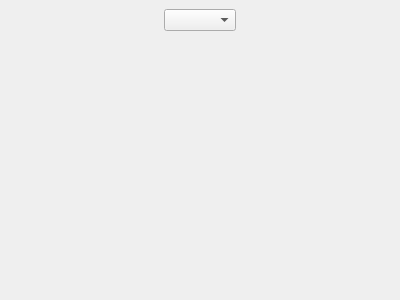
<ui version="4.0" >
 <author></author>
 <comment></comment>
 <exportmacro></exportmacro>
 <class>DialpadWidget</class>
 <widget class="QWidget" name="DialpadWidget" >
  <property name="geometry" >
   <rect>
    <x>0</x>
    <y>0</y>
    <width>400</width>
    <height>300</height>
   </rect>
  </property>
  <layout class="QVBoxLayout" >
   <property name="margin" >
    <number>9</number>
   </property>
   <property name="spacing" >
    <number>6</number>
   </property>
   <item>
    <widget class="QFrame" name="topFrame" >
     <layout class="QHBoxLayout" >
      <property name="margin" >
       <number>0</number>
      </property>
      <property name="spacing" >
       <number>6</number>
      </property>
      <item>
       <layout class="QHBoxLayout" >
        <property name="margin" >
         <number>0</number>
        </property>
        <property name="spacing" >
         <number>6</number>
        </property>
        <item>
         <spacer>
          <property name="orientation" >
           <enum>Qt::Horizontal</enum>
          </property>
          <property name="sizeHint" >
           <size>
            <width>127</width>
            <height>20</height>
           </size>
          </property>
         </spacer>
        </item>
        <item>
         <widget class="UpQComboBox" name="audioSmileysComboBox" />
        </item>
        <item>
         <spacer>
          <property name="orientation" >
           <enum>Qt::Horizontal</enum>
          </property>
          <property name="sizeHint" >
           <size>
            <width>127</width>
            <height>20</height>
           </size>
          </property>
         </spacer>
        </item>
       </layout>
      </item>
     </layout>
    </widget>
   </item>
   <item>
    <widget class="QStackedWidget" name="stackedWidget" >
     <property name="minimumSize" >
      <size>
       <width>150</width>
       <height>198</height>
      </size>
     </property>
     <property name="currentIndex" >
      <number>0</number>
     </property>
     <widget class="QWidget" name="classicDialpadPage" >
      <layout class="QVBoxLayout" >
       <property name="margin" >
        <number>0</number>
       </property>
       <property name="spacing" >
        <number>6</number>
       </property>
       <item>
        <layout class="QHBoxLayout" >
         <property name="margin" >
          <number>0</number>
         </property>
         <property name="spacing" >
          <number>6</number>
         </property>
         <item>
          <spacer>
           <property name="orientation" >
            <enum>Qt::Horizontal</enum>
           </property>
           <property name="sizeHint" >
            <size>
             <width>40</width>
             <height>20</height>
            </size>
           </property>
          </spacer>
         </item>
         <item>
          <layout class="QGridLayout" >
           <property name="margin" >
            <number>0</number>
           </property>
           <property name="spacing" >
            <number>0</number>
           </property>
           <item row="3" column="2" >
            <widget class="QToolButton" name="poundButton" >
             <property name="sizePolicy" >
              <sizepolicy>
               <hsizetype>0</hsizetype>
               <vsizetype>0</vsizetype>
               <horstretch>0</horstretch>
               <verstretch>0</verstretch>
              </sizepolicy>
             </property>
             <property name="icon" >
              <iconset resource="wengophone.qrc" >:/pics/dialpad/12_on.png</iconset>
             </property>
             <property name="iconSize" >
              <size>
               <width>50</width>
               <height>50</height>
              </size>
             </property>
             <property name="autoRaise" >
              <bool>true</bool>
             </property>
            </widget>
           </item>
           <item row="0" column="0" >
            <widget class="QToolButton" name="oneButton" >
             <property name="icon" >
              <iconset resource="wengophone.qrc" >:/pics/dialpad/1_on.png</iconset>
             </property>
             <property name="iconSize" >
              <size>
               <width>50</width>
               <height>50</height>
              </size>
             </property>
             <property name="autoRaise" >
              <bool>true</bool>
             </property>
            </widget>
           </item>
           <item row="3" column="0" >
            <widget class="QToolButton" name="starButton" >
             <property name="icon" >
              <iconset resource="wengophone.qrc" >:/pics/dialpad/10_on.png</iconset>
             </property>
             <property name="iconSize" >
              <size>
               <width>50</width>
               <height>50</height>
              </size>
             </property>
             <property name="autoRaise" >
              <bool>true</bool>
             </property>
            </widget>
           </item>
           <item row="2" column="0" >
            <widget class="QToolButton" name="sevenButton" >
             <property name="icon" >
              <iconset resource="wengophone.qrc" >:/pics/dialpad/7_on.png</iconset>
             </property>
             <property name="iconSize" >
              <size>
               <width>50</width>
               <height>50</height>
              </size>
             </property>
             <property name="autoRaise" >
              <bool>true</bool>
             </property>
            </widget>
           </item>
           <item row="0" column="1" >
            <widget class="QToolButton" name="twoButton" >
             <property name="icon" >
              <iconset resource="wengophone.qrc" >:/pics/dialpad/2_on.png</iconset>
             </property>
             <property name="iconSize" >
              <size>
               <width>50</width>
               <height>50</height>
              </size>
             </property>
             <property name="autoRaise" >
              <bool>true</bool>
             </property>
            </widget>
           </item>
           <item row="0" column="2" >
            <widget class="QToolButton" name="threeButton" >
             <property name="icon" >
              <iconset resource="wengophone.qrc" >:/pics/dialpad/3_on.png</iconset>
             </property>
             <property name="iconSize" >
              <size>
               <width>50</width>
               <height>50</height>
              </size>
             </property>
             <property name="autoRaise" >
              <bool>true</bool>
             </property>
            </widget>
           </item>
           <item row="1" column="2" >
            <widget class="QToolButton" name="sixButton" >
             <property name="icon" >
              <iconset resource="wengophone.qrc" >:/pics/dialpad/6_on.png</iconset>
             </property>
             <property name="iconSize" >
              <size>
               <width>50</width>
               <height>50</height>
              </size>
             </property>
             <property name="autoRaise" >
              <bool>true</bool>
             </property>
            </widget>
           </item>
           <item row="1" column="1" >
            <widget class="QToolButton" name="fiveButton" >
             <property name="icon" >
              <iconset resource="wengophone.qrc" >:/pics/dialpad/5_on.png</iconset>
             </property>
             <property name="iconSize" >
              <size>
               <width>50</width>
               <height>50</height>
              </size>
             </property>
             <property name="autoRaise" >
              <bool>true</bool>
             </property>
            </widget>
           </item>
           <item row="2" column="2" >
            <widget class="QToolButton" name="nineButton" >
             <property name="icon" >
              <iconset resource="wengophone.qrc" >:/pics/dialpad/9_on.png</iconset>
             </property>
             <property name="iconSize" >
              <size>
               <width>50</width>
               <height>50</height>
              </size>
             </property>
             <property name="autoRaise" >
              <bool>true</bool>
             </property>
            </widget>
           </item>
           <item row="1" column="0" >
            <widget class="QToolButton" name="fourButton" >
             <property name="icon" >
              <iconset resource="wengophone.qrc" >:/pics/dialpad/4_on.png</iconset>
             </property>
             <property name="iconSize" >
              <size>
               <width>50</width>
               <height>50</height>
              </size>
             </property>
             <property name="autoRaise" >
              <bool>true</bool>
             </property>
            </widget>
           </item>
           <item row="3" column="1" >
            <widget class="QToolButton" name="zeroButton" >
             <property name="icon" >
              <iconset resource="wengophone.qrc" >:/pics/dialpad/11_on.png</iconset>
             </property>
             <property name="iconSize" >
              <size>
               <width>50</width>
               <height>50</height>
              </size>
             </property>
             <property name="autoRaise" >
              <bool>true</bool>
             </property>
            </widget>
           </item>
           <item row="2" column="1" >
            <widget class="QToolButton" name="eightButton" >
             <property name="icon" >
              <iconset resource="wengophone.qrc" >:/pics/dialpad/8_on.png</iconset>
             </property>
             <property name="iconSize" >
              <size>
               <width>50</width>
               <height>50</height>
              </size>
             </property>
             <property name="autoRaise" >
              <bool>true</bool>
             </property>
            </widget>
           </item>
          </layout>
         </item>
         <item>
          <spacer>
           <property name="orientation" >
            <enum>Qt::Horizontal</enum>
           </property>
           <property name="sizeHint" >
            <size>
             <width>40</width>
             <height>20</height>
            </size>
           </property>
          </spacer>
         </item>
        </layout>
       </item>
       <item>
        <spacer>
         <property name="orientation" >
          <enum>Qt::Vertical</enum>
         </property>
         <property name="sizeHint" >
          <size>
           <width>20</width>
           <height>0</height>
          </size>
         </property>
        </spacer>
       </item>
      </layout>
     </widget>
     <widget class="QWidget" name="svgDialpadPage" >
      <layout class="QVBoxLayout" >
       <property name="margin" >
        <number>0</number>
       </property>
       <property name="spacing" >
        <number>6</number>
       </property>
       <item>
        <widget class="QtSVGDialpad" name="qtSVGDialpad" >
         <property name="sizePolicy" >
          <sizepolicy>
           <hsizetype>13</hsizetype>
           <vsizetype>7</vsizetype>
           <horstretch>0</horstretch>
           <verstretch>0</verstretch>
          </sizepolicy>
         </property>
        </widget>
       </item>
       <item>
        <widget class="QLabel" name="label_2" >
         <property name="text" >
          <string>Click on the various color changing items to send sounds to your interlocutor.</string>
         </property>
         <property name="alignment" >
          <set>Qt::AlignCenter</set>
         </property>
         <property name="wordWrap" >
          <bool>true</bool>
         </property>
        </widget>
       </item>
      </layout>
     </widget>
    </widget>
   </item>
  </layout>
 </widget>
 <pixmapfunction></pixmapfunction>
 <customwidgets>
  <customwidget>
   <class>UpQComboBox</class>
   <extends>QComboBox</extends>
   <header>qtutil/UpQComboBox.h</header>
   <container>0</container>
   <pixmap></pixmap>
  </customwidget>
  <customwidget>
   <class>QtSVGDialpad</class>
   <extends>QFrame</extends>
   <header>QtSVGDialpad.h</header>
   <container>0</container>
   <pixmap></pixmap>
  </customwidget>
 </customwidgets>
 <resources>
  <include location="wengophone.qrc" />
 </resources>
 <connections/>
</ui>
